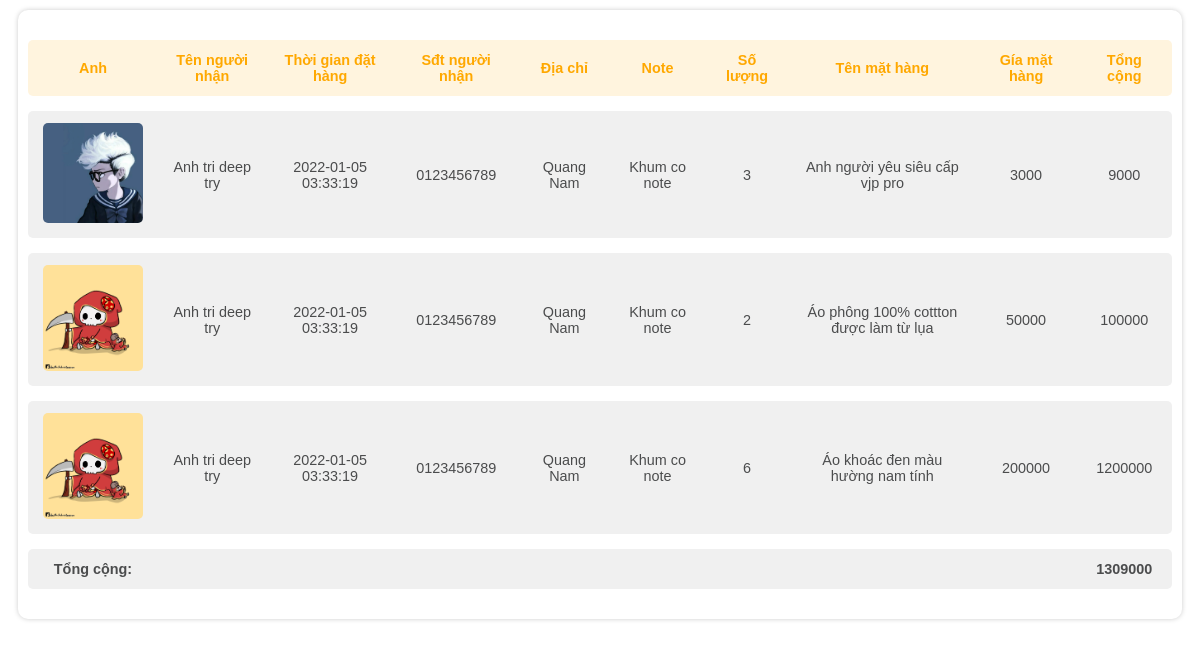
The page /Client/bill_detail_content.php?bill_detail=6 on the database as committed earlier.
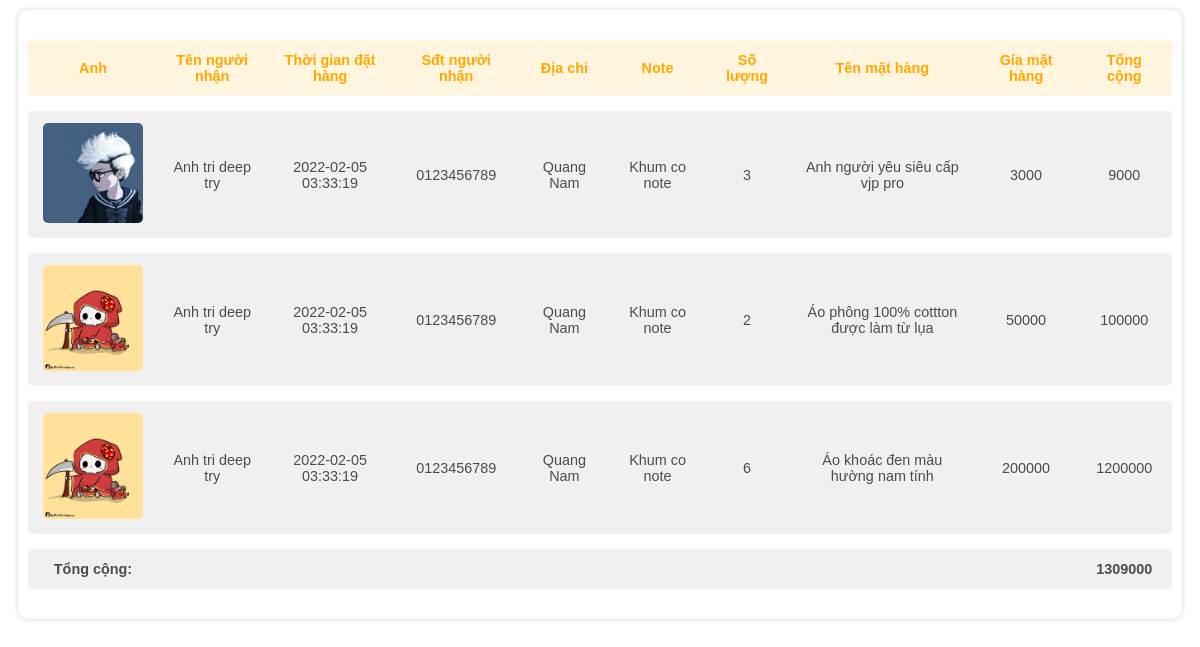
The same page on the database as committed later.
### tables this page shows
CREATE TABLE `bill` (
  `id` int(11) NOT NULL,
  `customer_id` int(11) NOT NULL,
  `time_order` datetime NOT NULL DEFAULT CURRENT_TIMESTAMP,
  `recipient_name` varchar(20) NOT NULL,
  `customer_phone` varchar(20) NOT NULL,
  `customer_address` varchar(30) NOT NULL,
  `note` varchar(30) NOT NULL,
  `status` tinyint(4) NOT NULL
);

### Client/bill_detail_content.php (the view, shortened to what this page needs)
<!DOCTYPE html>
<html lang="en">
<head>
    <link rel="stylesheet" href="./css/main.css?v=2.3">
</head>
<body>
    <?php
    $id = $_GET['bill_detail'];
    $query = "SELECT * FROM bill as t1
            JOIN (
                SELECT bill_detail.*,product.name,product.image,product.cost,product.cost * bill_detail.quantity as total
                FROM bill_detail
                JOIN product
                ON bill_detail.product_id = product.id
            ) as t2
            ON t1.id = t2.bill_id
            WHERE id = $id";
    $result = mysqli_query($connect, $query);
    ?>
    <div class="content_container">
        <table class="styled-table">
            <thead>
                <tr>
                    <th>Anh</th>
                    <th>Tên người nhận</th>
                    <th>Thời gian đặt hàng</th>
                    <th>Sđt người nhận</th>
                    <th>Địa chỉ</th>
                    <th>Note</th>
                    <th>Số lượng</th>
                    <th>Tên mặt hàng</th>
                    <th>Gía mặt hàng</th>
                    <th>Tổng cộng</th>
                </tr>
            </thead>
            <tbody>
                <?php $total = 0;
                foreach ($result as $bill) { ?>
                    <tr>
                        <td><img src="../Admin/photos/<?php echo $bill['image'] ?>" width="100px" style="border-radius: 5px;"></td>
                        <td><?php echo $bill['recipient_name'] ?></td>
                        <td><?php echo $bill['time_order'] ?></td>
                        <td><?php echo $bill['customer_phone'] ?></td>
                        <td><?php echo $bill['customer_address'] ?></td>
                        <td><?php echo $bill['note'] ?></td>
                        <td><?php echo $bill['quantity'] ?></td>
                        <td><?php echo $bill['name'] ?></td>
                        <td><?php echo $bill['cost'] ?></td>
                        <td><?php echo $bill['total'] ?></td>
                        <?php $total += $bill['total']; ?>
                    </tr>
                <?php } ?>
                <tr>
                    <td>
                        <b>Tổng cộng:</b>
                    </td>
                    <td></td>
                    <td></td>
                    <td></td>
                    <td></td>
                    <td></td>
                    <td></td>
                    <td></td>
                    <td></td>
                    <td><b><?php echo $total; ?></b></td>
                </tr>
            </tbody>
        </table>
    </div>
</body>
</html>

### Client/css/main.css (style rules this page uses)
::placeholder { color: black; opacity: 0.3; font-weight: 600; }
.content_container { background-color: #fff; margin: 10px; padding: 10px; border-radius: 10px; box-shadow: 0px 0px 5px rgba(0, 0, 0, 0.205); }
.styled-table thead tr { background-color: #FFF4DE; color: #FFA800 !important; text-align: center; }
.styled-table th, .styled-table td { padding: 12px 15px; text-align: center; }
.styled-table td:first-child, .styled-table th:first-child { border-radius: 5px 0px 0px 5px; }
.styled-table td:last-child, .styled-table th:last-child { border-radius: 0 5px 5px 0; }
.styled-table tbody tr { background-color: #f0f0f0 !important; color: #4b4c4d; }
.styled-table tbody tr:nth-of-type(even) { background-color: #fff; }
.styled-table tbody tr:last-of-type { border-bottom: none; }
.styled-table { border-collapse:separate; border-spacing:0 15px; margin: 5px 0; font-size: 0.9em; font-family: sans-serif; min-width: 400px; width: 100%; }

Rows that differ between the two databases and show on the page:
changed bill "Anh tri deep try": time_order "2022-01-05 03:33:19" → "2022-02-05 03:33:19"
